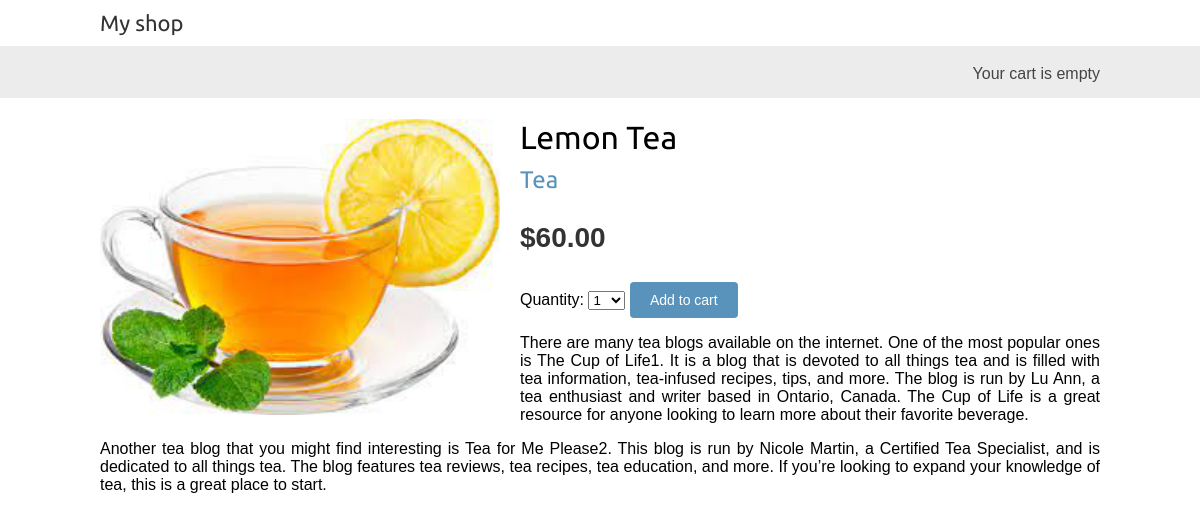
Screenshot of /shop/4/lemon-tea/ with the database file from the repository.
### shop/models.py (models this page shows, shortened)
class Product(models.Model):
    category = models.ForeignKey(Category, related_name='product', on_delete=models.CASCADE)
    name = models.CharField(max_length=200)
    slug = models.SlugField(max_length=200)
    image = models.ImageField(upload_to='products/%Y/%m/%d', blank=True)
    description = models.TextField(blank=True)
    price = models.DecimalField(max_digits=10, decimal_places=2)
    available = models.BooleanField(default=True)
    created = models.DateTimeField(auto_now_add=True)
    updated = models.DateTimeField(auto_now=True)
    class Meta:
        ordering = ['name']
        indexes = [
            models.Index(fields=['id', 'slug']),
            models.Index(fields=['name']),
            models.Index(fields=['-created']),
        ]

class Category(models.Model):
    name = models.CharField(max_length=200)
    slug = models.SlugField(max_length=200, unique=True)
    class Meta:
        ordering = ['name']
        indexes = [
            models.Index(fields=['name']),
        ]
        verbose_name = 'category'
        verbose_name_plural = 'categories'
    def __str__(self):
        return self.name
    def get_absolute_url(self):
        return reverse('shop:product_list_by_category', args=[self.slug])

### shop/views.py (the view)
# urls.py: path('<int:id>/<slug:slug>/', views.product_detail, name='product_detail'),
def product_detail(request, id, slug):
    product = get_object_or_404(Product,
                                id=id,
                                slug=slug,
                                available=True)
    cart_product_form = CartAddProductForm()
    return render(request,
                  'shop/product/detail.html',
                  {'product': product,
                   'cart_product_form': cart_product_form})

### cart/forms.py
class CartAddProductForm(forms.Form):
    quantity = forms.TypedChoiceField(
        choices=PRODUCT_QUANTITY_CHOICES,
        coerce=int)
    override = forms.BooleanField(required=False,
                                  initial=False,
                                  widget=forms.HiddenInput)

### cart/cart.py (called while the page is built)
    def __len__(self):
        return sum(item['quantity'] for item in self.cart.values())

### cart/context_processors.py (called while the page is built)
def cart(request):
    return {'cart': Cart(request)}

### templates/shop/product/detail.html (shortened to what this page needs)
{% extends 'shop/base.html' %}
{% load static %}
{% block content %}
    <div class="product-detail">
        <img src="{% if product.image %}{{ product.image.url }}{% else %}
    {% static "img/no_image.png" %}{% endif %}">
        <h1>{{ product.name }}</h1>
        <h2>
            <a href="{{ product.category.get_absolute_url }}">
                {{ product.category }}
            </a>
        </h2>
        <p class="price">${{ product.price }}</p>
        <form action="{% url "cart:cart_add" product.id %}"  method="POST">
            {{ cart_product_form }}
            <input type="submit" value="Add to cart">
        </form>
        {{ product.description|linebreaks }}
    </div>
{% endblock %}

### shop/static/css/base.css (style rules this page uses)
body { margin:0; padding:0; font-family:helvetica, sans-serif; }
h1, h2, h3, h4, h5 , h6 { font-family: 'Ubuntu', sans-serif; font-weight:normal; }
a { text-decoration:none; color:#5993bb; }
a.button, input[type="submit"] { color:#fff; background:#5993bb; border-radius:4px; padding:10px 20px; font-size:14px; border:0; }
.product-detail { text-align:justify; }
.product-detail .price { color:#333; font-size:28px; font-weight:bold; }
.product-detail img { width:40%; float:left; padding:0 20px 20px 0; }
.product-detail h1 { margin-bottom:0; }
.product-detail h2 { margin-top:10px; }

### rows the page displays
Product: image (picture), name "Lemon Tea", category "Tea", price "60.00", description "There are many tea blogs available on the internet. One of the most popular ones is The Cup of Life1. It is a blog that is devoted to all things tea and is filled with tea information, tea-infused recipes, tips, and more. The blog is run by Lu Ann, a tea enthusiast and writer based in Ontario, Canada. The Cup of Life is a great resource for anyone looking to learn more about their favorite beverage. Another tea blog that you might find interesting is Tea for Me Please2. This blog is run by Nicole Martin, a Certified Tea Specialist, and is dedicated to all things tea. The blog features tea reviews, tea recipes, tea education, and more. If you’re looking to expand your knowledge of tea, this…"
